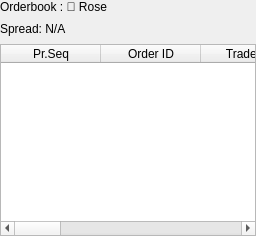
<?xml version="1.0" encoding="UTF-8"?>
<ui version="4.0">
 <class>OrderBookWidget</class>
 <widget class="QWidget" name="OrderBookWidget">
  <layout class="QVBoxLayout" name="mainLayout">
   <property name="leftMargin"><number>0</number></property>
   <property name="topMargin"><number>0</number></property>
   <property name="rightMargin"><number>0</number></property>
   <property name="bottomMargin"><number>0</number></property>
   <property name="spacing"><number>8</number></property>
   <item>
    <widget class="QLabel" name="instrumentHeaderLabel">
     <property name="text"><string>Orderbook : 🌹 Rose</string></property>
    </widget>
   </item>
   <item>
    <widget class="QLabel" name="spreadLabel">
     <property name="text"><string>Spread: N/A</string></property>
    </widget>
   </item>
   <item>
    <widget class="QTableWidget" name="bookTable">
     <property name="columnCount"><number>10</number></property>
     <column><property name="text"><string>Pr.Seq</string></property></column>
     <column><property name="text"><string>Order ID</string></property></column>
     <column><property name="text"><string>Trader ID</string></property></column>
     <column><property name="text"><string>Qty</string></property></column>
     <column><property name="text"><string>Price</string></property></column>
     <column><property name="text"><string>Price</string></property></column>
     <column><property name="text"><string>Qty</string></property></column>
     <column><property name="text"><string>Trader ID</string></property></column>
     <column><property name="text"><string>Order ID</string></property></column>
     <column><property name="text"><string>Pr.Seq</string></property></column>
    </widget>
   </item>
  </layout>
 </widget>
 <resources/>
 <connections/>
</ui>
